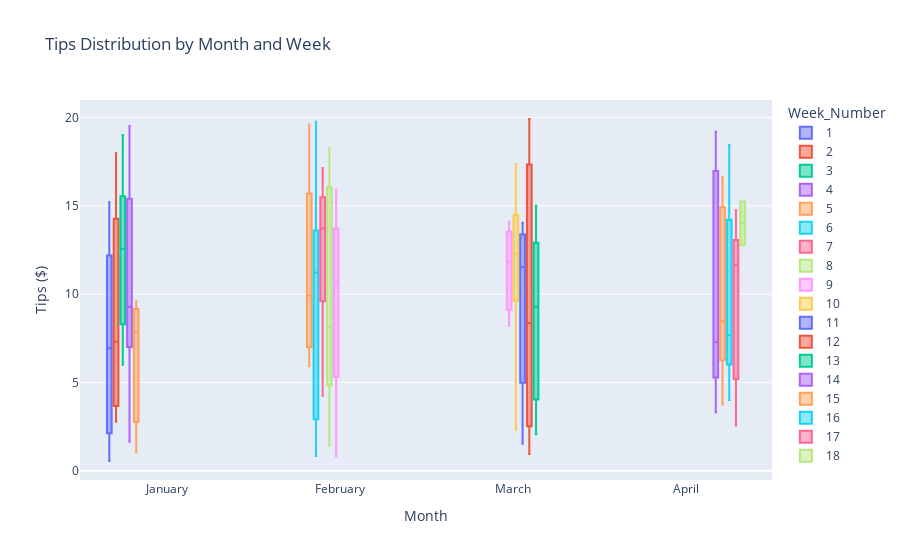

Notebook source saved alongside this figure:
### Code cell
fig.show()

### Figure 1 — Plotly figure (JSON) as saved in the notebook; plotly's stock layout.template omitted (floating-point values rounded to 4 significant figures)
{"data": [{"alignmentgroup": "True", "hovertemplate": "Week_Number=1<br>Month=%{x}<br>Tips ($)=%{y}<extra></extra>", "legendgroup": "1", "marker": {"color": "#636efa"}, "name": "1", "notched": false, "offsetgroup": "1", "orientation": "v", "showlegend": true, "type": "box", "x": ["January", "January", "January", "January", "January", "January", "January"], "x0": " ", "xaxis": "x", "y": [11.87, 6.94, 1.92, 12.29, 15.21, 0.55, 2.74], "y0": " ", "yaxis": "y"}, {"alignmentgroup": "True", "hovertemplate": "Week_Number=2<br>Month=%{x}<br>Tips ($)=%{y}<extra></extra>", "legendgroup": "2", "marker": {"color": "#EF553B"}, "name": "2", "notched": false, "offsetgroup": "2", "orientation": "v", "showlegend": true, "type": "box", "x": ["January", "January", "January", "January", "January", "January", "January"], "x0": " ", "xaxis": "x", "y": [8.46, 3.6, 16.2, 3.84, 2.77, 7.31, 17.98], "y0": " ", "yaxis": "y"}, {"alignmentgroup": "True", "hovertemplate": "Week_Number=3<br>Month=%{x}<br>Tips ($)=%{y}<extra></extra>", "legendgroup": "3", "marker": {"color": "#00cc96"}, "name": "3", "notched": false, "offsetgroup": "3", "orientation": "v", "showlegend": true, "type": "box", "x": ["January", "January", "January", "January", "January", "January", "January"], "x0": " ", "xaxis": "x", "y": [9.12, 19.02, 15.56, 8.02, 6, 12.57, 15.51], "y0": " ", "yaxis": "y"}, {"alignmentgroup": "True", "hovertemplate": "Week_Number=4<br>Month=%{x}<br>Tips ($)=%{y}<extra></extra>", "legendgroup": "4", "marker": {"color": "#ab63fa"}, "name": "4", "notched": false, "offsetgroup": "4", "orientation": "v", "showlegend": true, "type": "box", "x": ["January", "January", "January", "January", "January", "January", "January"], "x0": " ", "xaxis": "x", "y": [11.46, 6.72, 16.71, 1.64, 7.86, 19.52, 9.28], "y0": " ", "yaxis": "y"}, {"alignmentgroup": "True", "hovertemplate": "Week_Number=5<br>Month=%{x}<br>Tips ($)=%{y}<extra></extra>", "legendgroup": "5", "marker": {"color": "#FFA15A"}, "name": "5", "notched": false, "offsetgroup": "5", "orientation": "v", "showlegend": true, "type": "box", "x": ["January", "January", "January", "February", "February", "February", "February"], "x0": " ", "xaxis": "x", "y": [1.05, 7.88, 9.59, 5.91, 11.79, 8.07, 19.61], "y0": " ", "yaxis": "y"}, {"alignmentgroup": "True", "hovertemplate": "Week_Number=6<br>Month=%{x}<br>Tips ($)=%{y}<extra></extra>", "legendgroup": "6", "marker": {"color": "#19d3f3"}, "name": "6", "notched": false, "offsetgroup": "6", "orientation": "v", "showlegend": true, "type": "box", "x": ["February", "February", "February", "February", "February", "February", "February"], "x0": " ", "xaxis": "x", "y": [0.84, 11.59, 14.27, 11.22, 2.33, 4.68, 19.76], "y0": " ", "yaxis": "y"}, {"alignmentgroup": "True", "hovertemplate": "Week_Number=7<br>Month=%{x}<br>Tips ($)=%{y}<extra></extra>", "legendgroup": "7", "marker": {"color": "#FF6692"}, "name": "7", "notched": false, "offsetgroup": "7", "orientation": "v", "showlegend": true, "type": "box", "x": ["February", "February", "February", "February", "February", "February", "February"], "x0": " ", "xaxis": "x", "y": [12.89, 4.24, 15.78, 13.72, 17.15, 8.5, 14.62], "y0": " ", "yaxis": "y"}, {"alignmentgroup": "True", "hovertemplate": "Week_Number=8<br>Month=%{x}<br>Tips ($)=%{y}<extra></extra>", "legendgroup": "8", "marker": {"color": "#B6E880"}, "name": "8", "notched": false, "offsetgroup": "8", "orientation": "v", "showlegend": true, "type": "box", "x": ["February", "February", "February", "February", "February", "February", "February"], "x0": " ", "xaxis": "x", "y": [8.16, 11.43, 1.4, 3.95, 7.49, 18.26, 17.59], "y0": " ", "yaxis": "y"}, {"alignmentgroup": "True", "hovertemplate": "Week_Number=9<br>Month=%{x}<br>Tips ($)=%{y}<extra></extra>", "legendgroup": "9", "marker": {"color": "#FF97FF"}, "name": "9", "notched": false, "offsetgroup": "9", "orientation": "v", "showlegend": true, "type": "box", "x": ["February", "February", "February", "February", "March", "March", "March"], "x0": " ", "xaxis": "x", "y": [9.81, 11.5, 0.82, 15.93, 8.21, 11.84, 14.1], "y0": " ", "yaxis": "y"}, {"alignmentgroup": "True", "hovertemplate": "Week_Number=10<br>Month=%{x}<br>Tips ($)=%{y}<extra></extra>", "legendgroup": "10", "marker": {"color": "#FECB52"}, "name": "10", "notched": false, "offsetgroup": "10", "orientation": "v", "showlegend": true, "type": "box", "x": ["March", "March", "March", "March", "March", "March", "March"], "x0": " ", "xaxis": "x", "y": [2.32, 10.54, 9.3, 12.29, 14.96, 13.06, 17.37], "y0": " ", "yaxis": "y"}, {"alignmentgroup": "True", "hovertemplate": "Week_Number=11<br>Month=%{x}<br>Tips ($)=%{y}<extra></extra>", "legendgroup": "11", "marker": {"color": "#636efa"}, "name": "11", "notched": false, "offsetgroup": "11", "orientation": "v", "showlegend": true, "type": "box", "x": ["March", "March", "March", "March", "March", "March", "March"], "x0": " ", "xaxis": "x", "y": [10.08, 1.52, 12.08, 11.53, 3.28, 14.05, 13.81], "y0": " ", "yaxis": "y"}, {"alignmentgroup": "True", "hovertemplate": "Week_Number=12<br>Month=%{x}<br>Tips ($)=%{y}<extra></extra>", "legendgroup": "12", "marker": {"color": "#EF553B"}, "name": "12", "notched": false, "offsetgroup": "12", "orientation": "v", "showlegend": true, "type": "box", "x": ["March", "March", "March", "March", "March", "March", "March"], "x0": " ", "xaxis": "x", "y": [6.44, 19.92, 15.94, 0.94, 8.36, 1.21, 17.82], "y0": " ", "yaxis": "y"}, {"alignmentgroup": "True", "hovertemplate": "Week_Number=13<br>Month=%{x}<br>Tips ($)=%{y}<extra></extra>", "legendgroup": "13", "marker": {"color": "#00cc96"}, "name": "13", "notched": false, "offsetgroup": "13", "orientation": "v", "showlegend": true, "type": "box", "x": ["March", "March", "March", "March", "March", "March", "March"], "x0": " ", "xaxis": "x", "y": [14.01, 6.82, 3.1, 15.01, 9.59, 9.29, 2.07], "y0": " ", "yaxis": "y"}, {"alignmentgroup": "True", "hovertemplate": "Week_Number=14<br>Month=%{x}<br>Tips ($)=%{y}<extra></extra>", "legendgroup": "14", "marker": {"color": "#ab63fa"}, "name": "14", "notched": false, "offsetgroup": "14", "orientation": "v", "showlegend": true, "type": "box", "x": ["April", "April", "April", "April", "April", "April", "April"], "x0": " ", "xaxis": "x", "y": [3.31, 19.2, 17.61, 7.27, 5.37, 5.24, 15.06], "y0": " ", "yaxis": "y"}, {"alignmentgroup": "True", "hovertemplate": "Week_Number=15<br>Month=%{x}<br>Tips ($)=%{y}<extra></extra>", "legendgroup": "15", "marker": {"color": "#FFA15A"}, "name": "15", "notched": false, "offsetgroup": "15", "orientation": "v", "showlegend": true, "type": "box", "x": ["April", "April", "April", "April", "April", "April", "April"], "x0": " ", "xaxis": "x", "y": [8.48, 15.65, 7.31, 16.64, 12.75, 5.9, 3.75], "y0": " ", "yaxis": "y"}, {"alignmentgroup": "True", "hovertemplate": "Week_Number=16<br>Month=%{x}<br>Tips ($)=%{y}<extra></extra>", "legendgroup": "16", "marker": {"color": "#19d3f3"}, "name": "16", "notched": false, "offsetgroup": "16", "orientation": "v", "showlegend": true, "type": "box", "x": ["April", "April", "April", "April", "April", "April", "April"], "x0": " ", "xaxis": "x", "y": [6.65, 5.81, 15.13, 7.67, 11.46, 4.01, 18.45], "y0": " ", "yaxis": "y"}, {"alignmentgroup": "True", "hovertemplate": "Week_Number=17<br>Month=%{x}<br>Tips ($)=%{y}<extra></extra>", "legendgroup": "17", "marker": {"color": "#FF6692"}, "name": "17", "notched": false, "offsetgroup": "17", "orientation": "v", "showlegend": true, "type": "box", "x": ["April", "April", "April", "April", "April", "April", "April"], "x0": " ", "xaxis": "x", "y": [11.66, 13.23, 2.56, 5.68, 14.75, 12.55, 5.03], "y0": " ", "yaxis": "y"}, {"alignmentgroup": "True", "hovertemplate": "Week_Number=18<br>Month=%{x}<br>Tips ($)=%{y}<extra></extra>", "legendgroup": "18", "marker": {"color": "#B6E880"}, "name": "18", "notched": false, "offsetgroup": "18", "orientation": "v", "showlegend": true, "type": "box", "x": ["April", "April"], "x0": " ", "xaxis": "x", "y": [12.79, 15.25], "y0": " ", "yaxis": "y"}], "layout": {"boxmode": "group", "legend": {"title": {"text": "Week_Number"}, "tracegroupgap": 0}, "title": {"text": "Tips Distribution by Month and Week"}, "xaxis": {"anchor": "y", "categoryarray": ["January", "February", "March", "April"], "categoryorder": "array", "domain": [0, 1], "title": {"text": "Month"}}, "yaxis": {"anchor": "x", "domain": [0, 1], "title": {"text": "Tips ($)"}}}}
